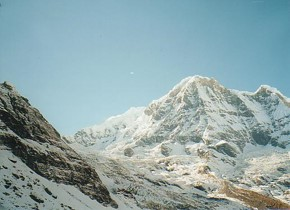
#> input picture cpv/Pic1.jpg, 290 x 210 px
$ python f1ws6.py
#> lines starting #> are read from the running program, lines starting #| are printed output that depends on the picture
import cv2
image_paths=['Pic1.jpg','Pic2.jpg']
# initialized a list of images
imgs = []

for i in range(len(image_paths)):
	imgs.append(cv2.imread(image_paths[i]))
	imgs[i]=cv2.resize(imgs[i],(0,0),fx=1,fy=1)

# showing the original pictures
cv2.imshow('1',imgs[0])
cv2.imshow('2',imgs[1])

stitchy=cv2.Stitcher.create()
(dummy,output)=stitchy.stitch(imgs)
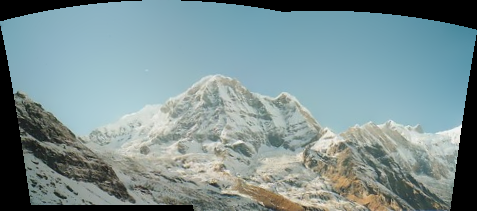
#> output: shape (211, 477, 3); mean of channels 0, 1, 2 148.1, 146, 125; drawn as B, G, R
#> dummy = 0

if dummy != cv2.STITCHER_OK:
# done successfully
	print("stitching ain't successful")
else:
	print('Your Panorama is ready!!!')

# final output
cv2.imshow('final result',output)

cv2.waitKey(0)
